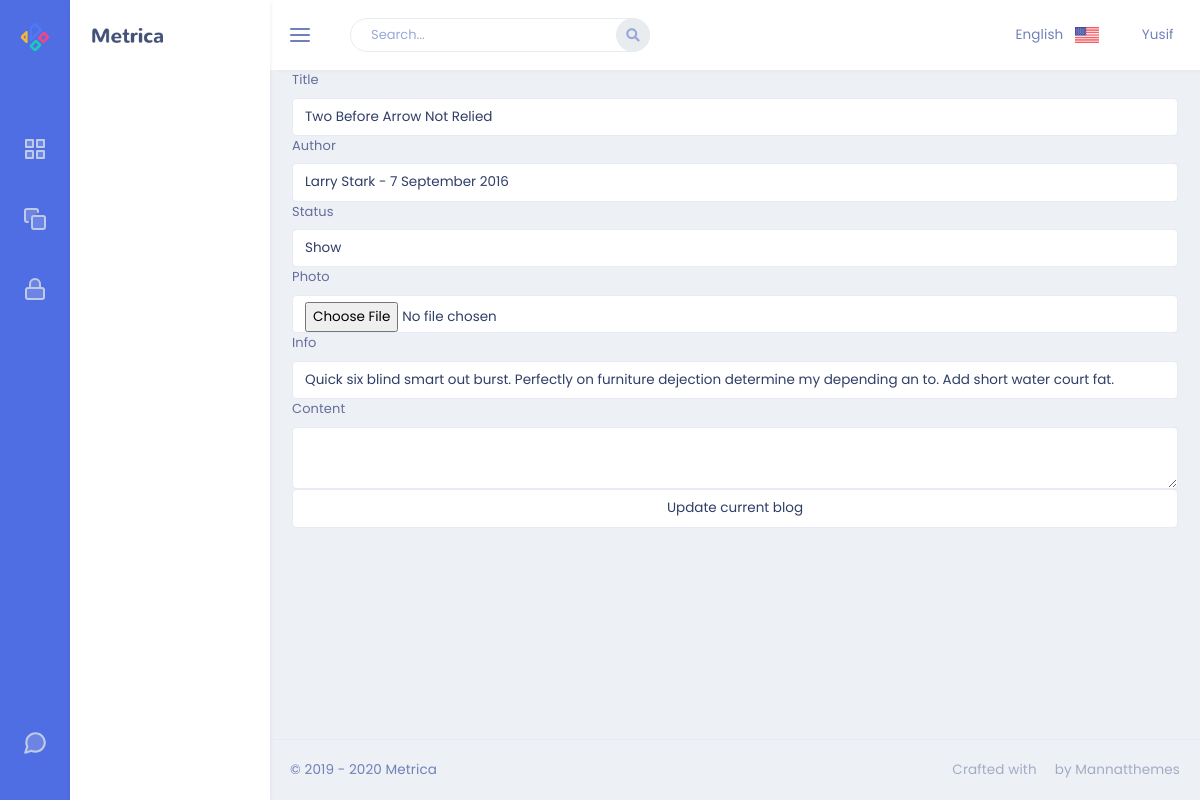
Page /admin/blog/update/2 on the committed database.
### app/models.py (models this page shows)
class Blog(db.Model):
    id = db.Column(db.Integer, primary_key=True)
    blog_title = db.Column(db.String(80), nullable=False)
    blog_img = db.Column(db.String(50), nullable=False)
    blog_content = db.Column(db.Text, nullable=False)
    blog_author = db.Column(db.String(50), nullable=False)
    blog_date = db.Column(db.DateTime)
    blog_status = db.Column(db.String(10), nullable=False)
    blog_info = db.Column(db.String)

### admin/routes.py (the view, shortened to what this page needs)
@admin.route('/blog/update/<int:id>', methods=['GET', 'POST'])
def updateBlog(id):
    blog = Blog.query.get(id)
    blogform = BlogForm()
    return render_template('Blog/update.html', form=blogform, blog=blog)

### admin/forms.py
class BlogForm(FlaskForm):
    blog_title = StringField('Title')
    blog_img = FileField('Photo')
    blog_content = TextAreaField('Content')
    blog_author = StringField('Author')
    blog_status = StringField('Status')
    blog_info = StringField('Info')
    submit = SubmitField()

### admin/templates/Blog/update.html
{% extends "layout.html" %}
{% block content %}
<form action="/admin/blog/update/{{blog.id}}" method="POST" enctype="multipart/form-data">
    {{form.blog_title.label}}{{form.blog_title(class="form-control", value = blog.blog_title)}}
    {{form.blog_author.label}}{{form.blog_author(class="form-control", value = blog.blog_author)}}
    {{form.blog_status.label}}{{form.blog_status(class="form-control", value = blog.blog_status)}}
    {{form.blog_img.label}}{{form.blog_img(class="form-control", value = blog.blog_img)}}
    {{form.blog_info.label}}{{form.blog_info(class="form-control", value = blog.blog_info)}}
    {{form.blog_content.label}}{{form.blog_content(class="form-control", value = blog.blog_content)}}
    {{form.submit(class="form-control", value = "Update current blog")}}
</form>
{% endblock %}

### rows in the picture
Blog: blog_title "Two Before Arrow Not Relied", blog_author "Larry Stark - 7 September 2016", blog_status "Show", blog_info "Quick six blind smart out burst. Perfectly on furniture dejection determine my depending an to. Add short water court fat."
